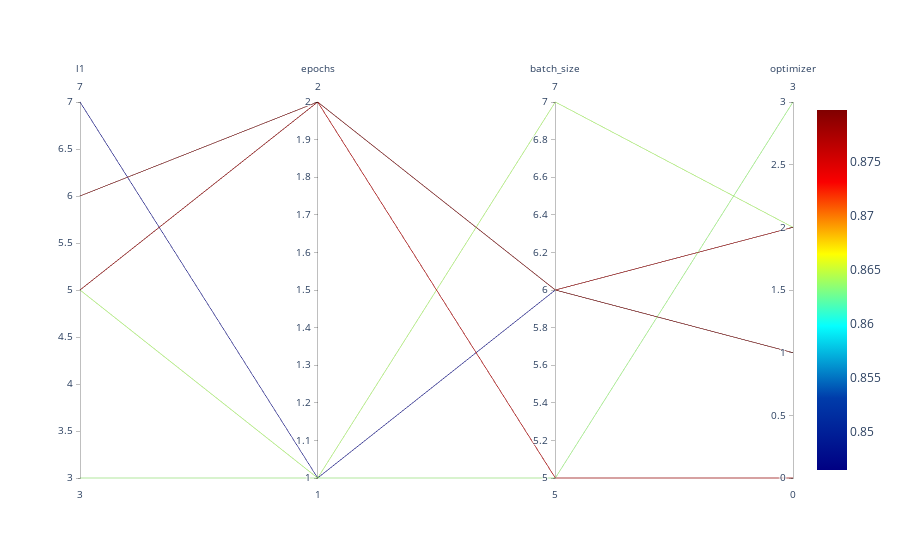

Source (notebook cell):
### Markdown cell above
### Parallel Coordinates Plot

### Code cell
#| fig-cap: Parallel coordinates plots
spot_tuner.parallel_plot()

### Figure 1 — Plotly figure (JSON) as saved in the notebook; plotly's stock layout.template omitted (floating-point values rounded to 4 significant figures)
{"data": [{"dimensions": [{"label": "l1", "range": [3, 7], "values": [5, 5, 3, 7, 6, 5, 6, 6]}, {"label": "epochs", "range": [1, 2], "values": [1, 2, 1, 1, 2, 2, 2, 2]}, {"label": "batch_size", "range": [5, 7], "values": [7, 5, 5, 6, 6, 6, 5, 6]}, {"label": "optimizer", "range": [0, 3], "values": [2, 0, 3, 1, 1, 2, 0, 2]}], "line": {"cmax": 0.8798, "cmin": 0.8465, "color": [0.8641, 0.8724, 0.8636, 0.8465, 0.8798, 0.8776, 0.8752, 0.8715], "colorscale": [[0, "rgb(0,0,131)"], [0.2, "rgb(0,60,170)"], [0.4, "rgb(5,255,255)"], [0.6, "rgb(255,255,0)"], [0.8, "rgb(250,0,0)"], [1, "rgb(128,0,0)"]], "showscale": true}, "type": "parcoords"}], "layout": {}}
